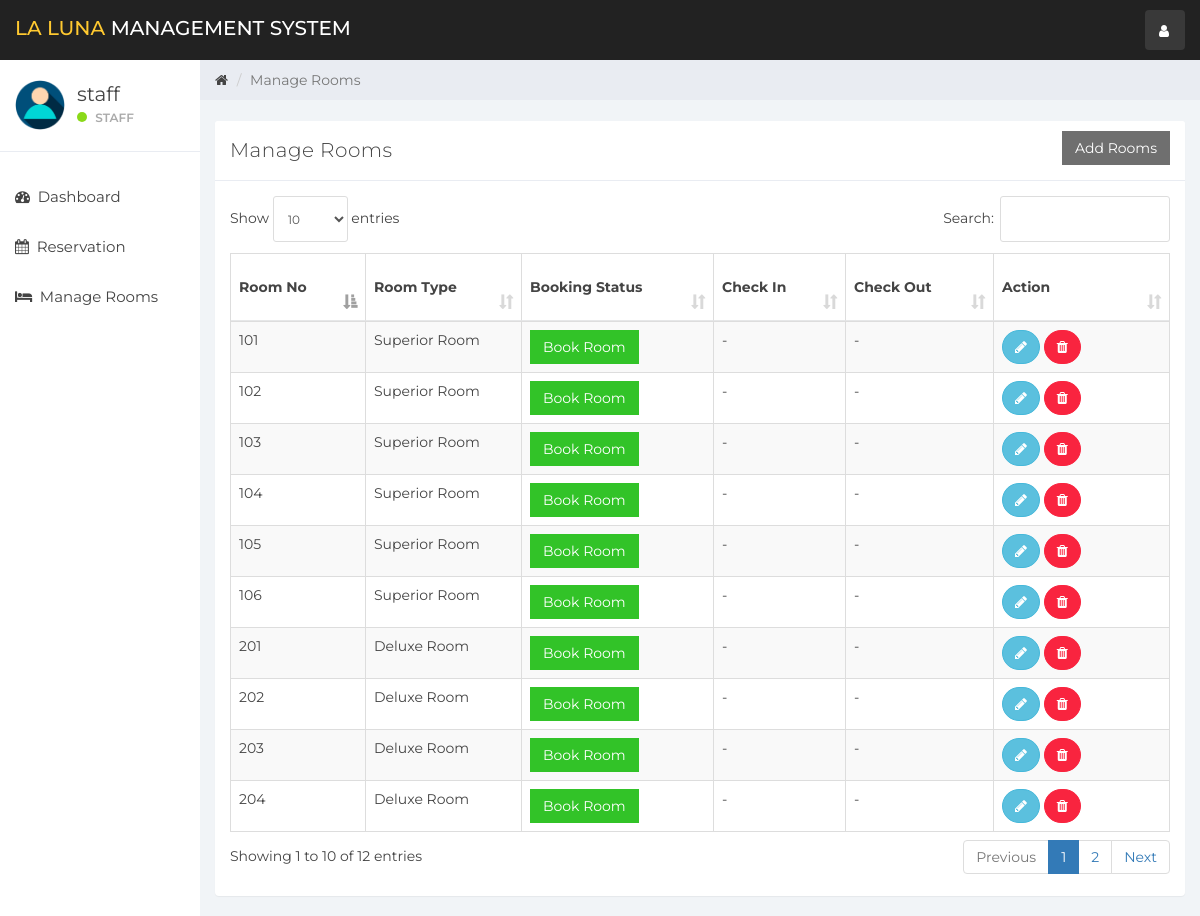
Before: / (signed in) with the older database file.
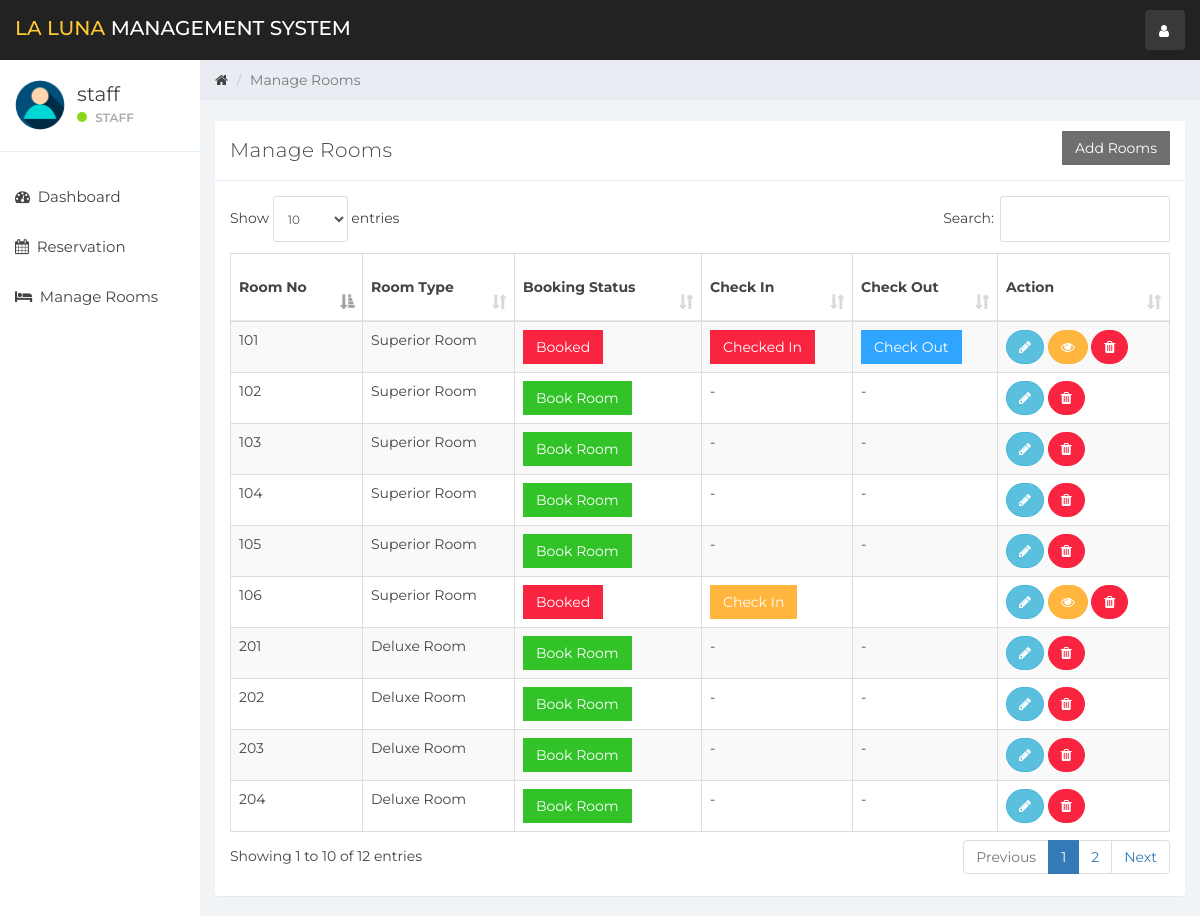
After: the same page with the newer database file.
### tables this page shows
CREATE TABLE `room` (
  `room_id` int(10) NOT NULL,
  `room_type_id` int(10) NOT NULL,
  `room_no` varchar(10) NOT NULL,
  `status` tinyint(1) DEFAULT NULL,
  `check_in_status` tinyint(1) NOT NULL,
  `check_out_status` tinyint(1) NOT NULL,
  `deleteStatus` tinyint(1) DEFAULT 0
);

CREATE TABLE `room_type` (
  `room_type_id` int(10) NOT NULL,
  `room_type` varchar(100) NOT NULL,
  `price` int(10) NOT NULL,
  `max_person` int(10) NOT NULL
);

### db.php (called while the page is built, shortened)
<?php
class database  {
    var $hostname = "localhost";
    var $username = 'root';
    var $password = '';
    var $dbname = 'reservasi_hotel';
    public function __construct()
    {
        $this->connection = mysqli_connect($this->hostname,$this->username,$this->password,$this->dbname);
    }
}

### room_mang.php (the view, shortened to what the changed rows need)
<div class="col-sm-9 col-sm-offset-3 col-lg-10 col-lg-offset-2 main">
    <br>
    <div class="row">
        <div class="col-lg-12">
            <div class="panel panel-default">
                <div class="panel-body">
                    <table class="table table-striped table-bordered table-responsive" cellspacing="0" width="100%"
                           id="rooms">
                        <thead>
                        <tr>
                            <th>Room No</th>
                            <th>Room Type</th>
                            <th>Booking Status</th>
                            <th>Check In</th>
                            <th>Check Out</th>
                            <th>Action</th>
                        </tr>
                        </thead>
                        <tbody>
                        <?php
                        $db = new database();
                        $room_query = "SELECT * FROM room NATURAL JOIN room_type WHERE deleteStatus = 0";
                        $rooms_result = mysqli_query($db->connection, $room_query);
                        if (mysqli_num_rows($rooms_result) > 0) {
                            while ($rooms = mysqli_fetch_assoc($rooms_result)) { ?>
                                <tr>
                                    <td><?php echo $rooms['room_no'] ?></td>
                                    <td><?php echo $rooms['room_type'] ?></td>
                                    <td>
                                        <?php
                                        if ($rooms['status'] == 0) {
                                            echo '<a href="index.php?reservation&room_id=' . $rooms['room_id'] . '&room_type_id=' . $rooms['room_type_id'] . '" class="btn btn-success" style="border-radius:0%">Book Room</a>';
                                        } else {
                                            echo '<a href="#" class="btn btn-danger" style="border-radius:0%">Booked</a>';
                                        }
                                        ?>
                                    <td>
                                        <?php
                                        if ($rooms['status'] == 1 && $rooms['check_in_status'] == 0) {
                                            echo '<button class="btn btn-warning" id="checkInRoom"  data-id="' . $rooms['room_id'] . '" data-toggle="modal" style="border-radius:0%" data-target="#checkIn">Check In</button>';
                                        } elseif ($rooms['status'] == 0) {
                                            echo '-';
                                        } else {
                                            echo '<a href="#" class="btn btn-danger" style="border-radius:0%">Checked In</a>';
                                        }
                                        ?>
                                    </td>
                                    <td>
                                        <?php
                                        if ($rooms['status'] == 1 && $rooms['check_in_status'] == 1) {
                                            echo '<button class="btn btn-primary" style="border-radius:0%" id="checkOutRoom" data-id="' . $rooms['room_id'] . '">Check Out</button>';
                                        } elseif ($rooms['status'] == 0) {
                                            echo '-';
                                        }
                                        ?>
                                    </td>
                                    <td>
                                        <button title="Edit Room Information" style="border-radius:60px;" data-toggle="modal"
                                                data-target="#editRoom" data-id="<?php echo $rooms['room_id']; ?>"
                                                id="roomEdit" class="btn btn-info"><i class="fa fa-pencil"></i></button>
                                        <?php
                                        if ($rooms['status'] == 1) {
                                            echo '<button title="Customer Information" data-toggle="modal" data-target="#cutomerDetailsModal" data-id="' . $rooms['room_id'] . '" id="cutomerDetails" class="btn btn-warning" style="border-radius:60px;"><i class="fa fa-eye"></i></button>';
                                        }
                                        ?>
                                        <a href="ajax.php?delete_room=<?php echo $rooms['room_id']; ?>"
                                           class="btn btn-danger" style="border-radius:60px;" onclick="return confirm('Are you Sure?')"><i
                                                    class="fa fa-trash" alt="delete"></i></a>
                                    </td>
                                </tr>
                            <?php }
                        } else {
                            echo "No Rooms";
                        }
                        ?>
                        </tbody>
                    </table>
                </div>
            </div>
        </div>
    </div>
</div>

Changed rows visible on the page:
changed room (number 1 of 10 on the later page): status "Book Room - -" → "Booked Checked In Check Out"
changed room (number 6 of 10 on the later page): status "Book Room - -" → "Booked Check In"
